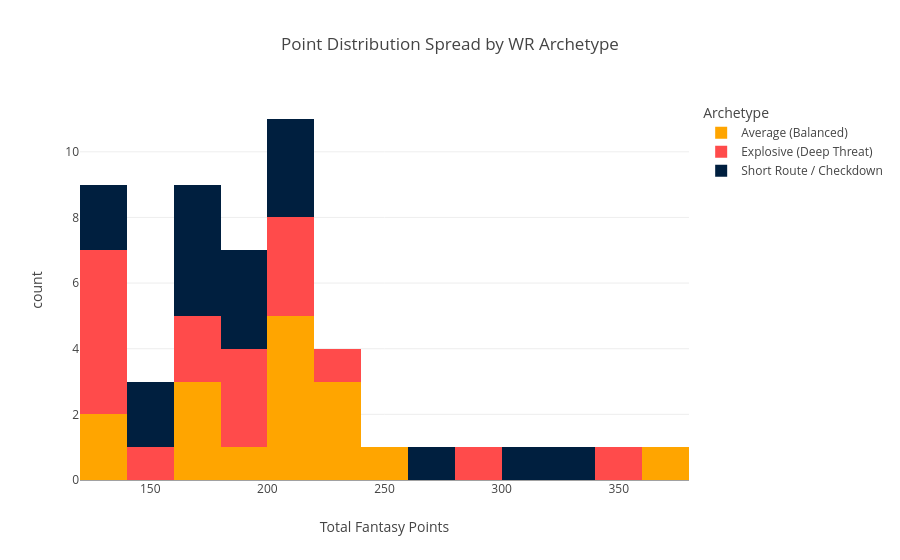

The cell this chart's notebook holds for it:
### Markdown cell above
**Chart 3: Top 50 Wide Receiver Distribution (Grouped Histogram)**

Visualization Type: Binned Frequency Histogram and a Data Table

Variables Plotted:
  - X-axis: Total Fantasy Points (PTS)
  - Y-axis: Player Count
  - Categorical Groupings (Color): Route Archetype (Explosive / Deep Threat, Balanced, Short Route / Checkdown) derived from Yards per Reception.

Note: The Route Archetype is determined by the percentile of the top 50 wide receivers in total fantasy points in terms of Yards Per Reception (Total Yards / Total Receptions). Specifically, WRs in the 33rd percentile or lower are grouped as Short Route / Checkdown receivers, WRs under the 66th percentile are grouped as balanced receivers, and the remaining are grouped as Explosive Deep Threats.

Purpose: This chart examines the point distribution spread across wide receivers to see if deep-threat big-play receivers or high-volume receivers produce higher fantasy point floors and ceilings.

Insights & Intepretation: By thresholding wide receivers into the 33rd and 66th percentiles based on Yards per Reception, this shows whether Explosive players skew towards high-variance outcomes compared to high-volume targets.

Interestingly enough, while it does seem to be true that explosive receivers tend to have right-skewed in terms of total fantasy points, check down receivers also seem to follow a similar (albeit not as strong) trend. This may be due to the fact that these checkdown receivers may have games where if the volume ever decreases, their production plummets.

### Code cell
# Wide receiver archetypes Histogram

wr_df = df[df['POS'] == 'WR'].copy()
wr_df = wr_df.sort_values(by='PTS', ascending=False).head(50)

wr_df['YPR'] = wr_df['Receiving Yards'] / wr_df['Receptions']

p33 = wr_df['YPR'].quantile(0.33)
p66 = wr_df['YPR'].quantile(0.66)

def categorize_wr(ypr):
    if ypr > p66:   return 'Explosive (Deep Threat)'
    elif ypr > p33: return 'Average (Balanced)'
    else:           return 'Short Route / Checkdown'

wr_df['Archetype'] = wr_df['YPR'].apply(categorize_wr)

fig_wr_hist = px.histogram(
    wr_df,
    x='PTS',
    color='Archetype',
    nbins=15,
    title="Point Distribution Spread by WR Archetype",
    labels={'PTS': 'Total Fantasy Points', 'count': 'Number of Players'},
    color_discrete_map={
        'Explosive (Deep Threat)': '#FF4B4B',
        'Average (Balanced)': '#FFA500',
        'Short Route / Checkdown': '#001F3F'
    }
)

fig_wr_hist.show()
#st.plotly_chart(fig_wr_hist, use_container_width=True)
display(wr_df[['Name', 'Archetype', 'YPR', 'PTS']].sort_values(by=['Archetype', 'PTS'], ascending=[True, False]).head(5))

### Figure 1 — Plotly figure (JSON) as saved in the notebook; plotly's stock layout.template omitted (floating-point values rounded to 4 significant figures)
{"data": [{"bingroup": "x", "hovertemplate": "Archetype=Average (Balanced)<br>Total Fantasy Points=%{x}<br>count=%{y}<extra></extra>", "legendgroup": "Average (Balanced)", "marker": {"color": "#FFA500", "pattern": {"shape": ""}}, "name": "Average (Balanced)", "nbinsx": 15, "orientation": "v", "showlegend": true, "type": "histogram", "x": [375.0, 243.3, 222.9, 220.6, 220.3, 219.7, 211.6, 201.9, 201.8, 201.5, 193.8, 166.1, 165.4, 161.7, 129.5, 127.9], "xaxis": "x", "yaxis": "y"}, {"bingroup": "x", "hovertemplate": "Archetype=Explosive (Deep Threat)<br>Total Fantasy Points=%{x}<br>count=%{y}<extra></extra>", "legendgroup": "Explosive (Deep Threat)", "marker": {"color": "#FF4B4B", "pattern": {"shape": ""}}, "name": "Explosive (Deep Threat)", "nbinsx": 15, "orientation": "v", "showlegend": true, "type": "histogram", "x": [359.9, 291.9, 226.2, 219.9, 211.4, 200.9, 195.7, 187.2, 183.3, 172.7, 171.2, 146.1, 138.8, 135.1, 132.4, 127.8, 124.1], "xaxis": "x", "yaxis": "y"}, {"bingroup": "x", "hovertemplate": "Archetype=Short Route / Checkdown<br>Total Fantasy Points=%{x}<br>count=%{y}<extra></extra>", "legendgroup": "Short Route / Checkdown", "marker": {"color": "#001F3F", "pattern": {"shape": ""}}, "name": "Short Route / Checkdown", "nbinsx": 15, "orientation": "v", "showlegend": true, "type": "histogram", "x": [324.0, 313.6, 270.0, 217.9, 210.3, 202.4, 188.2, 182.7, 180.9, 177.1, 175.8, 173.3, 166.4, 150.1, 144.6, 137.7, 136.4], "xaxis": "x", "yaxis": "y"}], "layout": {"barmode": "relative", "legend": {"title": {"text": "Archetype"}, "tracegroupgap": 0}, "title": {"text": "Point Distribution Spread by WR Archetype"}, "xaxis": {"anchor": "y", "domain": [0, 1], "title": {"text": "Total Fantasy Points"}}, "yaxis": {"anchor": "x", "domain": [0, 1], "title": {"text": "count"}}}}
